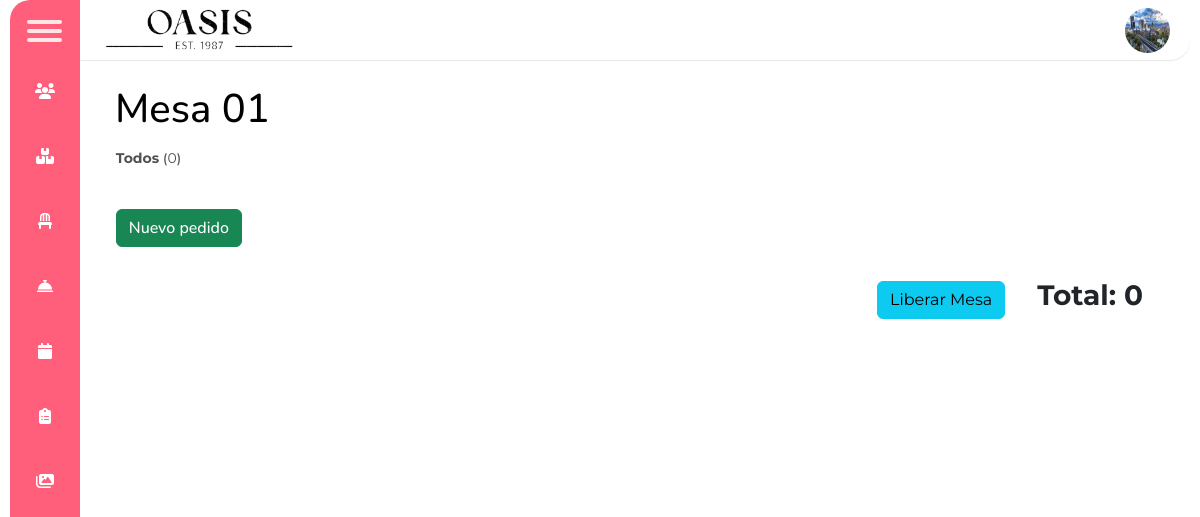
The app's page /ver_pedidos_mesa/1/ (signed in) with its own data.
### Oasis/models.py (models this page shows, shortened)
class Usuario(AbstractUser):
    username = None
    nombre = models.CharField(max_length=254)
    email = models.EmailField(max_length=254, unique=True)
    password = models.CharField(max_length=254)
    cedula = models.CharField(max_length=10, unique=True)
    fecha_nacimiento = models.DateField()
    ROLES = (
        (1, "Administrador"),
        (2, "Bartender"),
        (3, "Mesero"),
        (4, "Cliente"),
    )
    rol = models.IntegerField(choices=ROLES, default=4)
    ESTADO = (
        (1, "Activo"),
        (2, "Bloqueado"),
    )
    estado = models.IntegerField(choices=ESTADO, default=1)
    foto = models.ImageField(upload_to="Img_usuarios/", default="Img_usuarios/default.png", blank=True)
    token_recuperar = models.CharField(max_length=254, default="", blank=True, null=True)
    USERNAME_FIELD = "email"
    REQUIRED_FIELDS = ["nombre", "cedula", "fecha_nacimiento"]
    objects = CustomUserManager()

class Mesa(models.Model):
    ACTIVA = 'Activa'
    DISPONIBLE = 'Disponible'
    ESTADO_CHOICES = (
        (ACTIVA, 'Activa'),
        (DISPONIBLE, 'Disponible'),
    )
    RESERVADA = 'Reservada'
    DISPONIBLE = 'Disponible'
    RESERVA_CHOICES = (
        (RESERVADA, 'Reservada'),
        (DISPONIBLE, 'Disponible'),
    )
    nombre = models.CharField(max_length=300)
    capacidad = models.IntegerField(default=5)
    precio = models.IntegerField(default=1000000)
    estado = models.CharField(max_length=10, choices=ESTADO_CHOICES, default=DISPONIBLE)
    estado_reserva = models.CharField(max_length=10, choices=RESERVA_CHOICES , default=DISPONIBLE)
    codigo_qr = models.CharField(max_length=100, unique=True)
    usuario = models.CharField(max_length=50, default="")

### Oasis/views.py (the view, shortened to what this page needs)
# urls.py: path('ver_pedidos_mesa/<int:mesa_id>/', views.ver_pedidos_mesa, name='ver_pedidos_mesa'),
def ver_pedidos_mesa(request, mesa_id):
    mesa = Mesa.objects.get(pk=mesa_id)
    pedidos = Pedido.objects.filter(mesa=mesa)
    detalles_pedidos = []
    cuenta = 0
    pedidos_eliminados = len(pedidos.filter(estado='Cancelado'))
    total_pedidos = len(pedidos)
    contexto = {
        'mesa': mesa,
        'detalles_pedidos': detalles_pedidos,
        'total_pedidos': total_pedidos,
        'pedidos_eliminados': pedidos_eliminados,
        'cuenta': cuenta
    }
    return render(request, 'Oasis/pedidos/info_pedido_mesa.html', contexto)

### Oasis/templates/Oasis/pedidos/info_pedido_mesa.html (shortened to what this page needs)
{% extends 'Oasis/barNav.html' %}
{% load humanize %}
{% load static %}
{% block contenedor %}
    <h1>{{ mesa.nombre }}</h1>
    <div class="Contenido">
        <div class="conteos">
            <p><b>Todos</b> (<span id="totalUsuarios">{{ total_pedidos }}</span>)</p>
        </div>
    </div>
    <div class="Agregar">
        <a type="button" class="btn btn-success" href="{% url 'pedidoEmpleado' mesa.id %}">Nuevo pedido</a>
    </div>
    <div style="display: flex; justify-content: end; align-items: center; gap: 2em; margin-right: 2em; margin-bottom: 3em;">
        {% if pedidos_eliminados == total_pedidos %}
            <a type="button" class="btn btn-info" href="{% url 'liberar_mesa' mesa.id %}">Liberar Mesa</a>
        {% else %}
            <a type="button" class="btn btn-info" href="{% url 'pagar_pedido' mesa.id 'empleado' %}">Pedido Pagado</a>
        {% endif %}
        <h3 style="font-weight: 700; text-align: end;">Total: {{ cuenta|intcomma }}</h3>
    </div>
{% endblock %}

### Oasis/templates/Oasis/barNav.html (shortened to what this page needs)
{% load static %}
<!DOCTYPE html>
<html lang="en">
<head>
    <link rel="stylesheet" href="{% static 'Oasis/css/main.css' %}">
    <link rel="stylesheet" href="{% static 'Oasis/css/estiloDB.css' %}">
    <link rel="stylesheet" href="{% static 'Oasis/css/formularios.css' %}">
    <link rel="stylesheet" href="{% static 'Oasis/css/botonesDiseño.css' %}">
    <link rel="stylesheet" href="{% static 'Oasis/css/index.css' %}">
    <link rel="stylesheet" href="{% static 'Oasis/css/barrasGestiones.css' %}">
    <link rel="stylesheet" href="{% static 'Oasis/css/pedidos.css' %}">
    <link rel="stylesheet" href="{% static 'Oasis/css/mesas.css' %}">
    <link rel="stylesheet" href="{% static 'Oasis/css/pedidoEmpleado.css' %}">
    <link rel="stylesheet" href="{% static 'Oasis/css/eventos.css' %}">
    <link rel="stylesheet" href="{% static 'Oasis/css/galeria.css' %}">
    <link rel="stylesheet" href="{% static 'Oasis/css/bootstrap.min.css' %}">
    <link rel="stylesheet" href="{% static 'Oasis/css/front_eventos/front_eventos_info.css' %}">
    <link rel="stylesheet" href="{% static 'Oasis/css/usuario/reservas_y_entradas.css' %}">
    <link rel="stylesheet" href="{% static 'Oasis/css/navbarAdmin.css' %}">
    <link rel="stylesheet" href="https://cdn.jsdelivr.net/npm/bootstrap-icons@1.11.1/font/bootstrap-icons.css" />
    <link href="https://cdn.datatables.net/1.13.6/css/dataTables.bootstrap5.min.css" rel="stylesheet">
    <link href="https://stackpath.bootstrapcdn.com/bootstrap/4.5.2/css/bootstrap.min.css" rel="stylesheet">
    <link href="https://cdnjs.cloudflare.com/ajax/libs/twitter-bootstrap/5.3.0/css/bootstrap.min.css" rel="stylesheet">
</head>
<body>
    <div class="wrapper collapsar">
        <div class="top_navbar">
          <div class="hamburger">
             <div class="one"></div>
             <div class="two"></div>
             <div class="three"></div>
          </div>
          <div class="top_menu">
            <div class="logo">
               <a href="{% url 'index' %}"><img src="{% static 'Oasis/img/logoOasisNegro.png' %}" alt="logoOasisNegro" width="200px"></a>
            </div>
            <ul class="items-barra">
                <a href="{% url 'ver_perfil' %}">
                    {% if user.foto %}
                        <img src="{{ user.foto.url }}" alt="FotoUsuario" width="45px" height="45px"  class="rounded-circle">
                    {% else %}
                        <img src="{% static 'Oasis/img/logoUser.png' %}" alt="LogoUsuario" width="45px" height="45px">
                    {% endif %}
                </a>
            </ul>
          </div>
        </div>
        <div class="sidebar">
            <ul class="items-barra">
              <li><a href="{% url 'guInicio' %}" {% if url == 'Gestion_Usuarios' or url == 'Usuarios_Bloqueados' %} class="active" {% endif %}>
                <span class="icon"><i class="fas fa-users"></i></span>
                </a></li>
              <li><a href="{% url 'Productos' %}">
                <span class="icon"><i class="fas fa-boxes"></i></span>
                </a></li>
              <li><a href="{% url 'Mesas'%}">
                <span class="icon"><i class="fas fa-chair"></i></span>
                </a></li>
              <li><a href="{% url 'peInicio' %}">
                <span class="icon"><i class="fas fa-concierge-bell"></i></span>
                </a></li>
              <li><a href="{% url 'Eventos' %}">
                <span class="icon"><i class="fas fa-calendar"></i></span>
                </a></li>
              <li><a href="{% url 'Menu' %}">
                <span class="icon"><i class="fas fa-clipboard-list"></i></span>
                </a></li>
              <li><a href="{% url 'gaInicio' %}">
                <span class="icon"><i class="fas fa-images"></i></span>
                </a></li>
          </ul>
        </div>
        <div class="main_container">
            {% block contenedor %}
            {% endblock %}
        </div>
    </div>
</body>
</html>

### Oasis/static/Oasis/css/main.css (style rules this page uses)
html, body { height: 100%; margin: 0; }

### Oasis/static/Oasis/css/estiloDB.css (style rules this page uses)
body { font-family: "Open Sans", sans-serif; line-height: 1.25; }

### Oasis/static/Oasis/css/barrasGestiones.css (style rules this page uses)
.main_container h1 { margin-left: 0.5em; font-family: Nunito; font-weight: 400; color: #000; }
.Contenido { display: flex; justify-content: space-between; align-items: center; width: 97%; margin-left: 1.3em; margin-right: 1.3em; }
.Agregar { margin-left: 1.3em; margin-top: 1.5em; margin-bottom: 1.5em; font-family: Nunito; }
.conteos { display: flex; width: auto; gap: 6px; }
.conteos p { margin-top: 0.5em; font-size: 14px; font-family: Nunito; color: #515151; }

### Oasis/static/Oasis/css/navbarAdmin.css (style rules this page uses)
* { margin: 0; padding: 0; list-style: none; text-decoration: none; box-sizing: border-box; font-family: 'Montserrat', sans-serif; }
body { background: #e1ecf2; }
.wrapper { margin: 10px; }
.wrapper .top_navbar { width: calc(100% - 20px); height: 60px; display: flex; position: fixed; top: 0px; z-index: 99; }
.wrapper .top_navbar .hamburger { width: 70px; height: 100%; background: #ff5f7a; padding: 15px 17px; border-top-left-radius: 20px; cursor: pointer; }
.wrapper .top_navbar .hamburger div { width: 35px; height: 4px; background: #fee6e6; margin: 5px 0; border-radius: 5px; }
.wrapper .top_navbar .top_menu { width: calc(100% - 70px); height: 100%; background: #fff; border-bottom-right-radius: 20px; display: flex; justify-content: space-between; align-items: center; padding: 0 20px; box-shadow: 0 1px 1px rgba(0,0,0,0.1); }
.wrapper .top_navbar .top_menu .logo { color: #2e4ead; font-size: 20px; font-weight: 700; letter-spacing: 3px; }
.wrapper .top_navbar .top_menu ul { display: flex; justify-content: center; align-items: center; margin: 0; padding: 0; }
.wrapper .sidebar { position: fixed; top: 60px; left: 10px; background: #ff5f7a; width: 200px; height: calc(100% - 70px); border-bottom-left-radius: 20px; transition: all 0.3s ease; }
.wrapper .sidebar ul li a { display: block; padding: 20px; color: #fff; position: relative; margin-bottom: 1px; color: #fff; white-space: nowrap; text-decoration: none; }
.wrapper .sidebar ul li a:before { content: ""; position: absolute; top: 0; left: 0; width: 3px; height: 100%; background: black; display: none; }
.wrapper .sidebar ul li a span.icon { margin-right: 10px; display: inline-block; }
.wrapper .main_container { width: (100% - 200px); margin-top: 70px; margin-left: 200px; padding: 15px; transition: all 0.3s ease; }
.wrapper.collapsar .sidebar { width: 70px; }
.wrapper.collapsar .sidebar ul li a { text-align: center; }
.wrapper.collapsar .sidebar ul li a span.icon { margin: 0; }
.wrapper.collapsar .main_container { width: (100% - 70px); margin-left: 70px; }
.wrapper .sidebar .items-barra { margin: 0; padding: 0; }

### records on screen
Usuario: foto (picture)
Mesa: nombre "Mesa 01"

### other values on screen
{{ total_pedidos }} "0"
{{ cuenta|intcomma }} "0"
